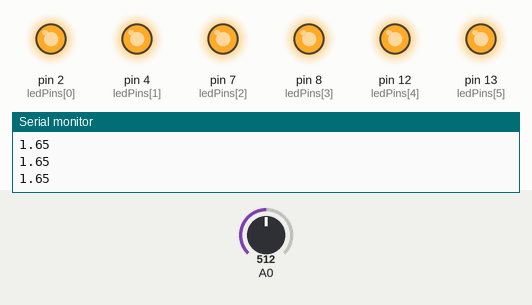
The sketch below on a simulated Arduino Uno, built with avr-gcc and run on an emulated ATmega328P. Shown: output pins drawn as LEDs (lit = HIGH), the last lines printed to the serial monitor. Inputs (shaded band) come from the test bench; at power-on: A0 = 512.

Above: at 1.2 s.
1.3 s: A0 set to 478
At 2.6 s:
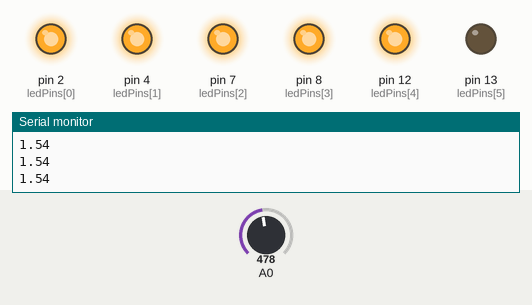
2.9 s: A0 set to 456
At 4.2 s:
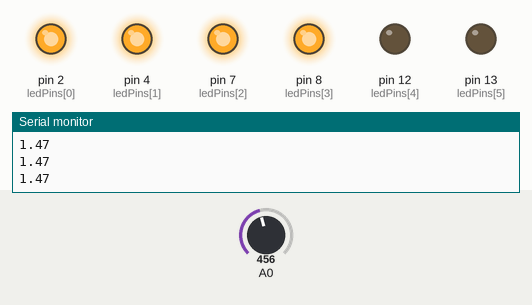
4.5 s: A0 set to 424
At 5.6 s:
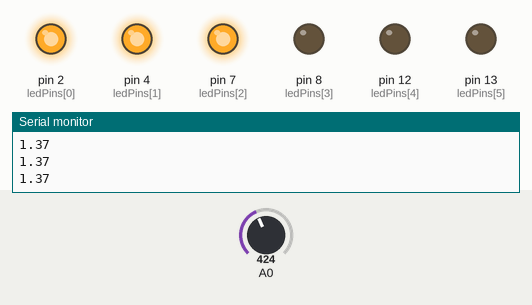
6.1 s: A0 set to 306
At 7.0 s:
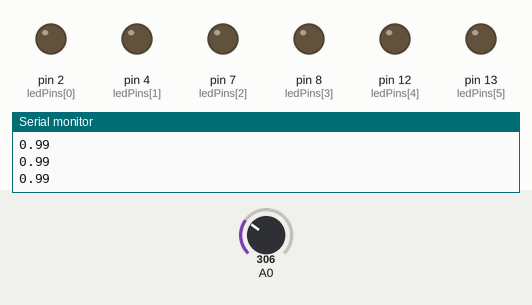
7.7 s: A0 set to 511
At 8.4 s:
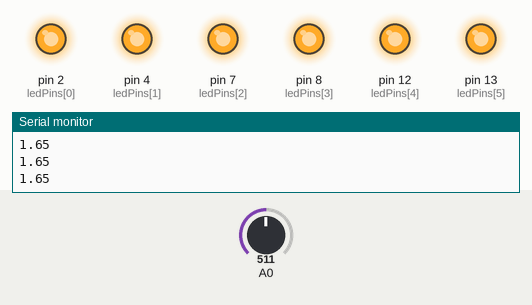
9.3 s: A0 set to 122
At 9.8 s:
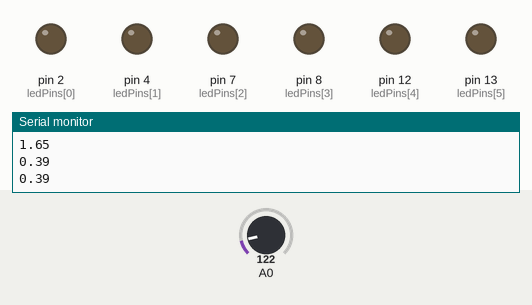
Timing chart, 0 to 11.9 s (numbered marks = the images above; inputs shaded):
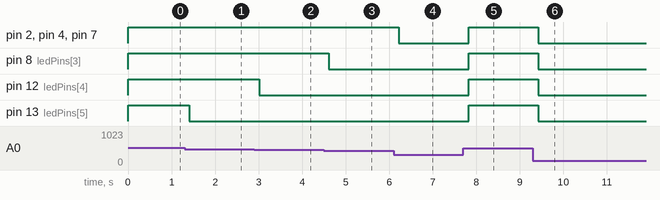

The sketch:

bateria.ino
```cpp
const int ledPins[] = { 2, 4, 7, 8, 12, 13 };
const float inputVolt = 3.3;

float voltage = 0.0;
int val;

void setup() {
  pinMode(ledPins[0], OUTPUT);
  pinMode(ledPins[1], OUTPUT);
  pinMode(ledPins[2], OUTPUT);
  pinMode(ledPins[3], OUTPUT);
  pinMode(ledPins[4], OUTPUT);
  pinMode(ledPins[5], OUTPUT);
  analogReference(EXTERNAL);
  Serial.begin(9600);
}

void switchLeds() {
  for (int i = 0; i < 6; i++) {
    digitalWrite(ledPins[i], LOW);
  }

  if (voltage > 1.0) { digitalWrite(ledPins[0], HIGH); }
  if (voltage > 1.2) { digitalWrite(ledPins[1], HIGH); }
  if (voltage > 1.3) { digitalWrite(ledPins[2], HIGH); }
  if (voltage > 1.4) { digitalWrite(ledPins[3], HIGH); }
  if (voltage > 1.5) { digitalWrite(ledPins[4], HIGH); }
  if (voltage > 1.6) { digitalWrite(ledPins[5], HIGH); }
}

void loop() {
  val = analogRead(A0);
  voltage = float(val * inputVolt) / 1023.0;
  Serial.println(voltage);
  switchLeds();
  delay(200);
}
```

Measured:
- the behaviour switches between 497 and 496 on A0 (found by bisection; images 0 and 1)
- the behaviour switches between 466 and 465 on A0 (found by bisection; images 1 and 2)
- the behaviour switches between 435 and 434 on A0 (found by bisection; images 2 and 3)
- after the input at 1.3 s, pin 13 (ledPins[5]): HIGH → LOW after 0.10 s
- after the input at 2.9 s, pin 12 (ledPins[4]): HIGH → LOW after 0.11 s
- after the input at 4.5 s, pin 8 (ledPins[3]): HIGH → LOW after 0.11 s
- after the input at 6.1 s, pin 2 (ledPins[0]), pin 4 (ledPins[1]), pin 7 (ledPins[2]): HIGH → LOW after 0.12 s
- after the input at 7.7 s, pin 2 (ledPins[0]), pin 4 (ledPins[1]), pin 7 (ledPins[2]), pin 8 (ledPins[3]), pin 12 (ledPins[4]), pin 13 (ledPins[5]): LOW → HIGH after 0.12 s
- after the input at 9.3 s, pin 2 (ledPins[0]), pin 4 (ledPins[1]), pin 7 (ledPins[2]), pin 8 (ledPins[3]), pin 12 (ledPins[4]), pin 13 (ledPins[5]): HIGH → LOW after 0.13 s
